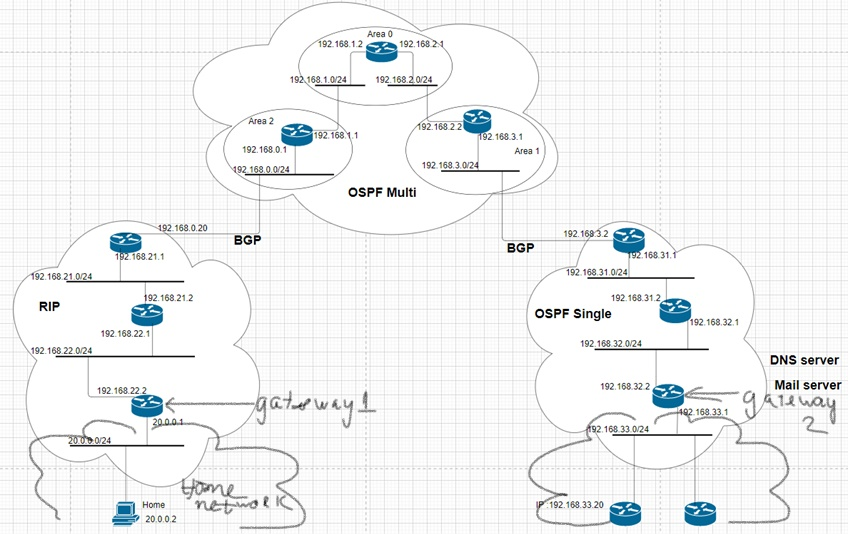
#> input picture 2021-1/Thiết kế mạng IP/Picture1.jpg, 848 x 534 px
$ python -i filter.py   (imports and definitions only)
#> lines starting #> are read from the running program, lines starting #| are printed output that depends on the picture; after the words box and inside, x2 and y2 are one past the last pixel; in counts of white or black regions, pixels touching at a corner belong together
#> further down, picture is the input picture: shape (534, 848, 3); mean B, G, R 243.4, 242.8, 241.4
import cv2
import numpy as np
import streamlit as st


# [110 lines left out: functions img2bright, img2enh, img2inv, gamma_function1, img2sum, gamma_function2 and 2 more, not called in this run]


def hsv(img, l, u):
#> called with l = 25, u = 35
    hsv = cv2.cvtColor(img, cv2.COLOR_BGR2HSV)
#> hsv: shape (534, 848, 3); mean H, S, V 11.4, 4.5, 243.7
    lower = np.array([l, 50, 70])  # setting lower HSV value
    upper = np.array([u, 255, 255])  # setting upper HSV value
    mask = cv2.inRange(hsv, lower, upper)  # generating mask
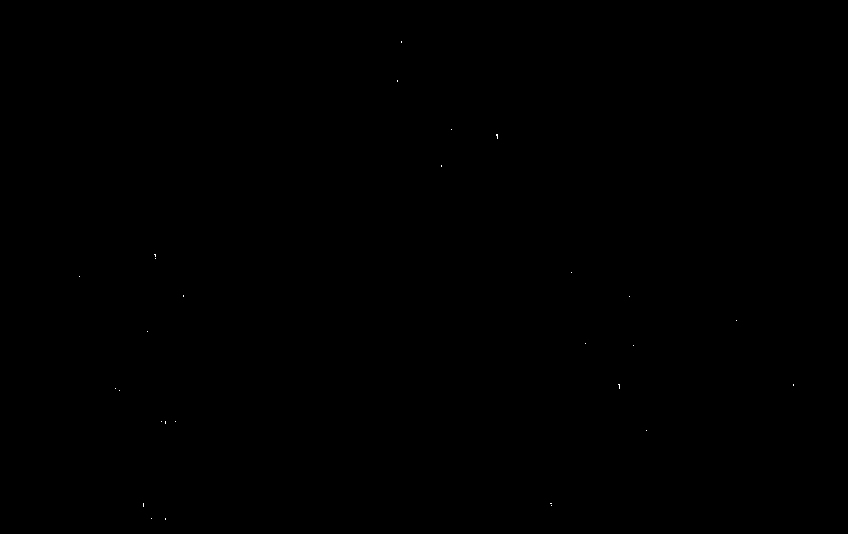
#> mask: shape (534, 848); 0.01% white in thin lines or dots, all inside (x1, y1, x2, y2) = (79, 41, 794, 520)
    return mask


def img2splash(photo):
    # Read Image
    img = photo
    original = img.copy()

    res = np.zeros(img.shape, np.uint8)  # creating blank mask for result
    l = 25  # the lower range of Hue we want
    u = 35  # the upper range of Hue we want
    mask = hsv(img, l, u)
    inv_mask = cv2.bitwise_not(mask)  # inverting mask
    gray = cv2.cvtColor(img, cv2.COLOR_BGR2GRAY)
    res1 = cv2.bitwise_and(img, img, mask=mask)  # region which has to be in color
    res2 = cv2.bitwise_and(gray, gray, mask=inv_mask)  # region which has to be in grayscale
    for i in range(3):
        res[:, :, i] = res2  # storing grayscale mask to all three slices
    img = cv2.bitwise_or(res1, res)  # joining grayscale and color region

    return img


# [123 lines left out: functions img2cont, img2emb, tv_60, img2cartoon, img2sketch, exponential_function and 1 more, not called in this run]


# [3 lines that did not run here, left out]


# [40 lines left out: functions img2day, img2pen, comic, not called in this run]

>>> import cv2
>>> picture = cv2.imread('../../../../../../2021-1/Thiết kế mạng IP/Picture1.jpg')
>>> result = img2splash(picture)
